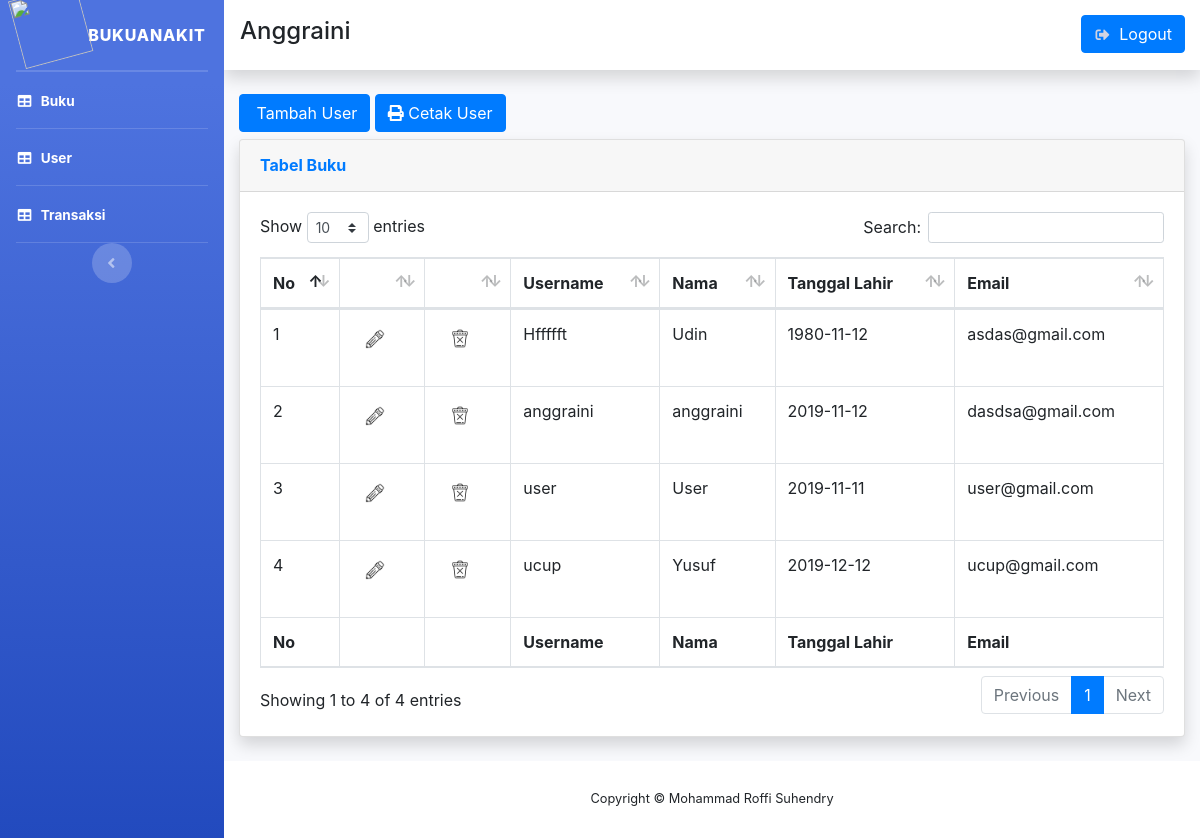
The app's page /page/user.php (signed in) with its own data.
### tables this page shows
CREATE TABLE `users` (
  `id` int(11) NOT NULL,
  `username` varchar(50) NOT NULL,
  `pswd` varchar(255) NOT NULL,
  `nama_user` varchar(50) NOT NULL,
  `tgl_lahir` date NOT NULL,
  `email` varchar(50) NOT NULL
);

### controller/bukucontroller.php (called while the page is built, shortened)
<?php
function query($query){
    global $conn;
    $result = mysqli_query($conn, $query);
    $rows = [];
    while( $row = mysqli_fetch_assoc($result) ){
        $rows[] = $row;
    }
    return $rows;
}
?>

### page/user.php (the view, shortened to what this page needs)
<!DOCTYPE html>
<html lang="en">
<head>
  <link href="../assets/vendor/fontawesome-free/css/all.min.css" rel="stylesheet" type="text/css">
  <link href="../assets/vendor/datatables/dataTables.bootstrap4.min.css" rel="stylesheet">
  <link rel="stylesheet" href="../assets/css/style.css">
  <link href="../assets/css/sb-admin-2.min.css" rel="stylesheet">
  <link rel="stylesheet" href="https://stackpath.bootstrapcdn.com/bootstrap/4.3.1/css/bootstrap.min.css">
</head>
<body id="page-top">
<?php  include 'templates/header.php'; ?>
    <div class="container-fluid">
      <a href="tambah.php?hal=user" class="btn btn-primary" style="margin-bottom: 7px"><i class="fa fa-adds"></i> Tambah User</a>
      <a href="cetak/cetakuser.php" class="btn btn-primary" style="margin-bottom: 7px"><i class="fa fa-print"></i> Cetak User</a>
        <div class="card shadow mb-4">
            <div class="card-header py-3">
                <h6 class="m-0 font-weight-bold text-primary">Tabel Buku</h6>
            </div>
            <div class="card-body">
                <div class="table-responsive">
                    <table class="table table-bordered" id="dataTable" width="100%" cellspacing="0">
                        <thead>
                            <tr>
                              <th>No</th>
                              <th></th>
                              <th></th>
                              <th>Username</th>
                              <th>Nama</th>
                              <th>Tanggal Lahir</th>
                              <th>Email</th>
                            </tr>
                        </thead >
                        <tfoot>
                            <tr>
                              <th>No</th>
                              <th></th>
                              <th></th>
                              <th>Username</th>
                              <th>Nama</th>
                              <th>Tanggal Lahir</th>
                              <th>Email</th>
                            </tr>
                        </tfoot>
                        <tbody>
                              <?php
                              require '../db/config.php';
                              require '../controller/bukucontroller.php';
                              $buku = query("SELECT * FROM users");
                                $i = 1;
                                foreach( $buku as $data ) :
                              ?>
                            <tr>
                                <td><?= $i++ ?></td>
                                <td><a href="edituser.php?id=<?= $data['id'] ?>"  class="btn"><img style="width:20px; height:20px" src="../assets/img/edit.png" alt="edit"></a></td>
                                <td><a href="hapus/hapususer.php?id=<?= $data['id'] ?>" onclick="return confirm('Ingin dihapus??')" class="btn"><img style="width:20px; height:20px" src="../assets/img/delete.png" alt="edit"></a></td>
                                <td><?= $data['username']; ?></td>
                                <td><?= $data['nama_user']; ?></td>
                                <td><?= $data['tgl_lahir']; ?></td>
                                <td><?= $data['email']; ?></td>
                            </tr>
                                <?php endforeach; ?>
                        </tbody>
                    </table>
                </div>
            </div>
        </div>
    </div>
<?php  include 'templates/footer.php'; ?>
</body>
</html>

### assets/css/style.css (style rules this page uses)
img { margin-bottom: 18px; }

### records on screen
users: username "Hffffft", nama_user "Udin", tgl_lahir "1980-11-12", email "asdas@gmail.com"
users: username "anggraini", nama_user "anggraini", tgl_lahir "2019-11-12", email "dasdsa@gmail.com"
users: username "user", nama_user "User", tgl_lahir "2019-11-11", email "user@gmail.com"
users: username "ucup", nama_user "Yusuf", tgl_lahir "2019-12-12", email "ucup@gmail.com"

### other values on screen
$_SESSION["login-adm"]["nama_adm"] "Anggraini"
